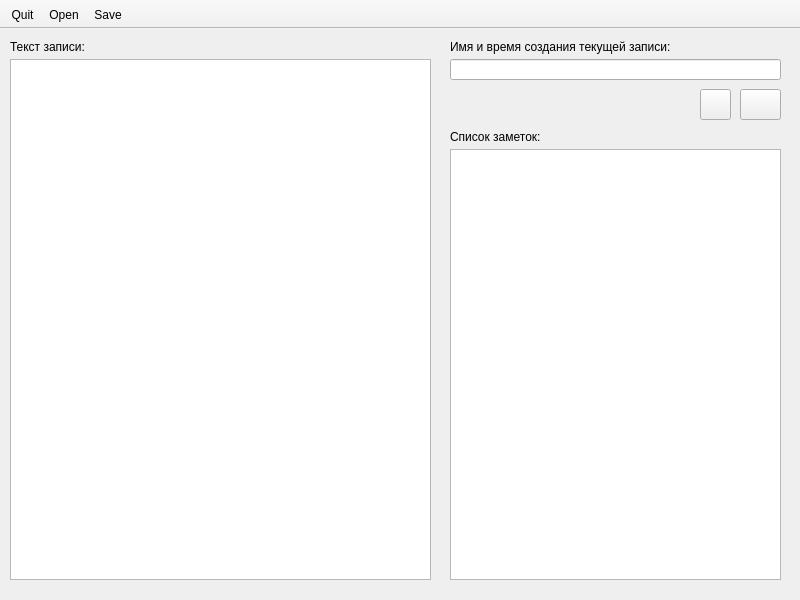
<?xml version="1.0" encoding="UTF-8"?>
<ui version="4.0">
 <class>MainWindow</class>
 <widget class="QMainWindow" name="MainWindow">
  <property name="geometry">
   <rect>
    <x>0</x>
    <y>0</y>
    <width>800</width>
    <height>600</height>
   </rect>
  </property>
  <property name="sizePolicy">
   <sizepolicy hsizetype="Fixed" vsizetype="Fixed">
    <horstretch>0</horstretch>
    <verstretch>0</verstretch>
   </sizepolicy>
  </property>
  <property name="minimumSize">
   <size>
    <width>800</width>
    <height>600</height>
   </size>
  </property>
  <property name="maximumSize">
   <size>
    <width>800</width>
    <height>600</height>
   </size>
  </property>
  <property name="cursor">
   <cursorShape>PointingHandCursor</cursorShape>
  </property>
  <property name="windowTitle">
   <string>Notes</string>
  </property>
  <property name="windowIcon">
   <iconset resource="resources.qrc">
    <normaloff>:/n.png</normaloff>:/n.png</iconset>
  </property>
  <widget class="QWidget" name="centralwidget">
   <widget class="QTextEdit" name="notetext">
    <property name="geometry">
     <rect>
      <x>10</x>
      <y>30</y>
      <width>421</width>
      <height>521</height>
     </rect>
    </property>
   </widget>
   <widget class="QLineEdit" name="input">
    <property name="geometry">
     <rect>
      <x>450</x>
      <y>30</y>
      <width>331</width>
      <height>21</height>
     </rect>
    </property>
   </widget>
   <widget class="QListWidget" name="notes">
    <property name="geometry">
     <rect>
      <x>450</x>
      <y>120</y>
      <width>331</width>
      <height>431</height>
     </rect>
    </property>
   </widget>
   <widget class="QPushButton" name="add">
    <property name="geometry">
     <rect>
      <x>700</x>
      <y>60</y>
      <width>31</width>
      <height>31</height>
     </rect>
    </property>
    <property name="text">
     <string/>
    </property>
    <property name="icon">
     <iconset resource="resources.qrc">
      <normaloff>:/Yes-icon.png</normaloff>:/Yes-icon.png</iconset>
    </property>
   </widget>
   <widget class="QPushButton" name="del">
    <property name="geometry">
     <rect>
      <x>740</x>
      <y>60</y>
      <width>41</width>
      <height>31</height>
     </rect>
    </property>
    <property name="text">
     <string/>
    </property>
    <property name="icon">
     <iconset resource="resources.qrc">
      <normaloff>:/Close-icon (2).png</normaloff>:/Close-icon (2).png</iconset>
    </property>
   </widget>
   <widget class="QLabel" name="text1">
    <property name="geometry">
     <rect>
      <x>450</x>
      <y>100</y>
      <width>201</width>
      <height>16</height>
     </rect>
    </property>
    <property name="text">
     <string>Список заметок:</string>
    </property>
    <property name="textFormat">
     <enum>Qt::AutoText</enum>
    </property>
   </widget>
   <widget class="QLabel" name="label_2">
    <property name="geometry">
     <rect>
      <x>450</x>
      <y>10</y>
      <width>271</width>
      <height>16</height>
     </rect>
    </property>
    <property name="text">
     <string>Имя и время создания текущей записи:</string>
    </property>
    <property name="textFormat">
     <enum>Qt::AutoText</enum>
    </property>
   </widget>
   <widget class="QLabel" name="label_3">
    <property name="geometry">
     <rect>
      <x>10</x>
      <y>10</y>
      <width>271</width>
      <height>16</height>
     </rect>
    </property>
    <property name="text">
     <string>Текст записи:</string>
    </property>
    <property name="textFormat">
     <enum>Qt::AutoText</enum>
    </property>
   </widget>
  </widget>
  <widget class="QToolBar" name="toolBar">
   <property name="sizePolicy">
    <sizepolicy hsizetype="Fixed" vsizetype="Fixed">
     <horstretch>0</horstretch>
     <verstretch>0</verstretch>
    </sizepolicy>
   </property>
   <property name="windowTitle">
    <string>toolBar</string>
   </property>
   <property name="movable">
    <bool>false</bool>
   </property>
   <attribute name="toolBarArea">
    <enum>TopToolBarArea</enum>
   </attribute>
   <attribute name="toolBarBreak">
    <bool>false</bool>
   </attribute>
   <addaction name="actionQuit"/>
   <addaction name="actionOpen"/>
   <addaction name="actionSave"/>
  </widget>
  <action name="actionQuit">
   <property name="icon">
    <iconset resource="resources.qrc">
     <normaloff>:/Close-icon (1).png</normaloff>:/Close-icon (1).png</iconset>
   </property>
   <property name="text">
    <string>Quit</string>
   </property>
   <property name="toolTip">
    <string>Quit</string>
   </property>
   <property name="shortcut">
    <string>Ctrl+Q</string>
   </property>
  </action>
  <action name="actionOpen">
   <property name="icon">
    <iconset resource="resources.qrc">
     <normaloff>:/Folder-Open-icon.png</normaloff>:/Folder-Open-icon.png</iconset>
   </property>
   <property name="text">
    <string>Open</string>
   </property>
   <property name="toolTip">
    <string>Open</string>
   </property>
  </action>
  <action name="actionSave">
   <property name="icon">
    <iconset resource="resources.qrc">
     <normaloff>:/Save-icon.png</normaloff>:/Save-icon.png</iconset>
   </property>
   <property name="text">
    <string>Save</string>
   </property>
   <property name="toolTip">
    <string>Save</string>
   </property>
  </action>
  <action name="actionAdd">
   <property name="text">
    <string>Add</string>
   </property>
   <property name="toolTip">
    <string>Add Note</string>
   </property>
  </action>
 </widget>
 <resources>
  <include location="resources.qrc"/>
 </resources>
 <connections>
  <connection>
   <sender>actionQuit</sender>
   <signal>triggered()</signal>
   <receiver>MainWindow</receiver>
   <slot>close()</slot>
   <hints>
    <hint type="sourcelabel">
     <x>-1</x>
     <y>-1</y>
    </hint>
    <hint type="destinationlabel">
     <x>399</x>
     <y>299</y>
    </hint>
   </hints>
  </connection>
 </connections>
</ui>
